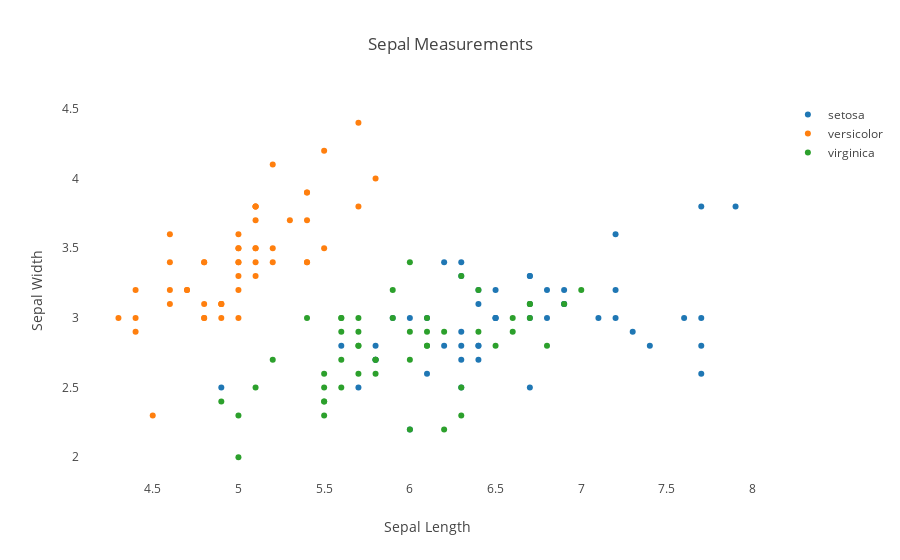

This figure's notebook cell:
### Code cell
let mut plot = Plot::new();
for i in 0..sepal_arr.len_of(Axis(0)) {
    let length = sepal_arr.slice(s![i, 0, ..]).to_owned();
    let width = sepal_arr.slice(s![i, 1, ..]).to_owned();

    let trace = Scatter::new(length, width)
        .mode(Mode::Markers)
        .name(&species[i]);
    plot.add_trace(trace);
    
    let layout = Layout::new()
        .title(Title::new("Sepal Measurements"))
        .x_axis(
            Axis::new()
                .title(Title::new("Sepal Length"))
                .show_grid(false)
        )
        .y_axis(
            Axis::new()
                .title(Title::new("Sepal Width"))
                .show_grid(false)
        );
    plot.set_layout(layout);
}

plot

### Figure 1 — Plotly figure (JSON) as saved in the notebook; plotly's stock layout.template omitted (floating-point values rounded to 4 significant figures)
{"data": [{"mode": "markers", "name": "setosa", "type": "scatter", "x": [6.3, 5.8, 7.1, 6.3, 6.5, 7.6, 4.9, 7.3, 6.7, 7.2, 6.5, 6.4, 6.8, 5.7, 5.8, 6.4, 6.5, 7.7, 7.7, 6, 6.9, 5.6, 7.7, 6.3, 6.7, 7.2, 6.2, 6.1, 6.4, 7.2, 7.4, 7.9, 6.4, 6.3, 6.1, 7.7, 6.3, 6.4, 6, 6.9, 6.7, 6.9, 5.8, 6.8, 6.7, 6.7, 6.3, 6.5, 6.2, 5.9], "y": [3.3, 2.7, 3, 2.9, 3, 3, 2.5, 2.9, 2.5, 3.6, 3.2, 2.7, 3, 2.5, 2.8, 3.2, 3, 3.8, 2.6, 2.2, 3.2, 2.8, 2.8, 2.7, 3.3, 3.2, 2.8, 3, 2.8, 3, 2.8, 3.8, 2.8, 2.8, 2.6, 3, 3.4, 3.1, 3, 3.1, 3.1, 3.1, 2.7, 3.2, 3.3, 3, 2.5, 3, 3.4, 3]}, {"mode": "markers", "name": "versicolor", "type": "scatter", "x": [5.1, 4.9, 4.7, 4.6, 5, 5.4, 4.6, 5, 4.4, 4.9, 5.4, 4.8, 4.8, 4.3, 5.8, 5.7, 5.4, 5.1, 5.7, 5.1, 5.4, 5.1, 4.6, 5.1, 4.8, 5, 5, 5.2, 5.2, 4.7, 4.8, 5.4, 5.2, 5.5, 4.9, 5, 5.5, 4.9, 4.4, 5.1, 5, 4.5, 4.4, 5, 5.1, 4.8, 5.1, 4.6, 5.3, 5], "y": [3.5, 3, 3.2, 3.1, 3.6, 3.9, 3.4, 3.4, 2.9, 3.1, 3.7, 3.4, 3, 3, 4, 4.4, 3.9, 3.5, 3.8, 3.8, 3.4, 3.7, 3.6, 3.3, 3.4, 3, 3.4, 3.5, 3.4, 3.2, 3.1, 3.4, 4.1, 4.2, 3.1, 3.2, 3.5, 3.1, 3, 3.4, 3.5, 2.3, 3.2, 3.5, 3.8, 3, 3.8, 3.2, 3.7, 3.3]}, {"mode": "markers", "name": "virginica", "type": "scatter", "x": [7, 6.4, 6.9, 5.5, 6.5, 5.7, 6.3, 4.9, 6.6, 5.2, 5, 5.9, 6, 6.1, 5.6, 6.7, 5.6, 5.8, 6.2, 5.6, 5.9, 6.1, 6.3, 6.1, 6.4, 6.6, 6.8, 6.7, 6, 5.7, 5.5, 5.5, 5.8, 6, 5.4, 6, 6.7, 6.3, 5.6, 5.5, 5.5, 6.1, 5.8, 5, 5.6, 5.7, 5.7, 6.2, 5.1, 5.7], "y": [3.2, 3.2, 3.1, 2.3, 2.8, 2.8, 3.3, 2.4, 2.9, 2.7, 2, 3, 2.2, 2.9, 2.9, 3.1, 3, 2.7, 2.2, 2.5, 3.2, 2.8, 2.5, 2.8, 2.9, 3, 2.8, 3, 2.9, 2.6, 2.4, 2.4, 2.7, 2.7, 3, 3.4, 3.1, 2.3, 3, 2.5, 2.6, 3, 2.6, 2.3, 2.7, 3, 2.9, 2.9, 2.5, 2.8]}], "layout": {"autosize": true, "title": {"text": "Sepal Measurements"}, "xaxis": {"autorange": true, "range": [4.074, 8.126], "showgrid": false, "title": {"text": "Sepal Length"}, "type": "linear"}, "yaxis": {"autorange": true, "range": [1.802, 4.598], "showgrid": false, "title": {"text": "Sepal Width"}, "type": "linear"}}}
